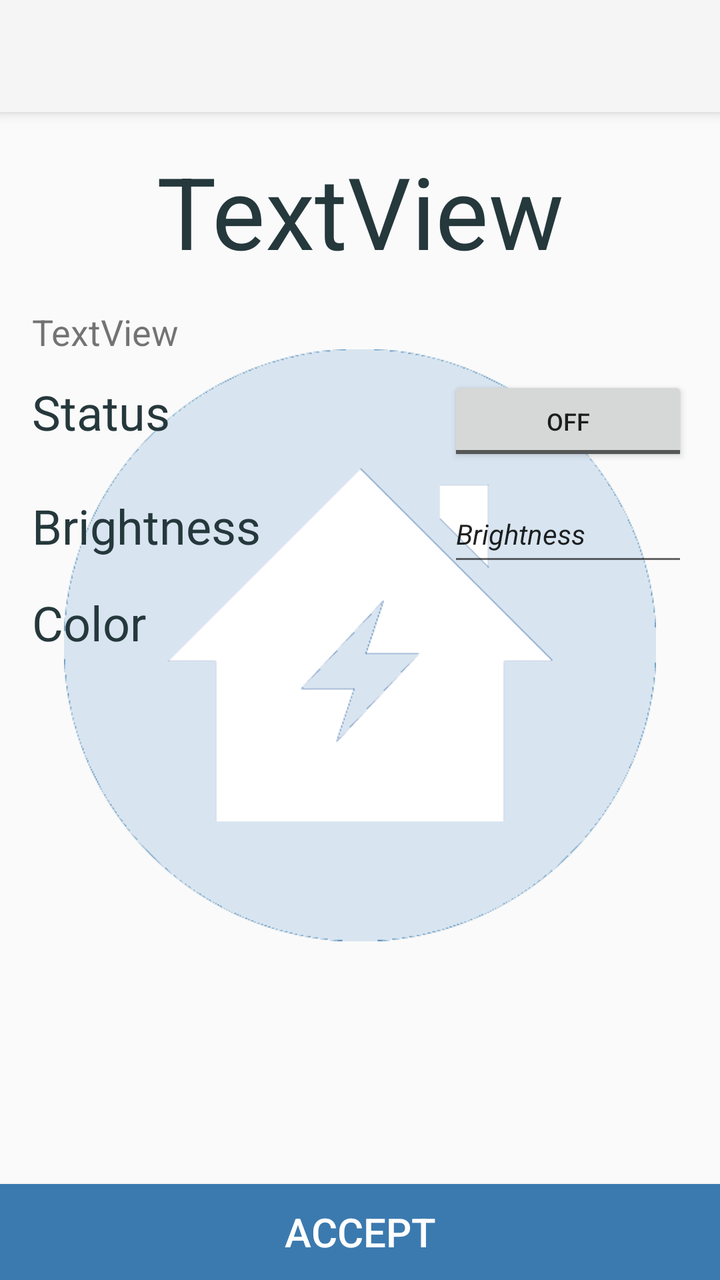
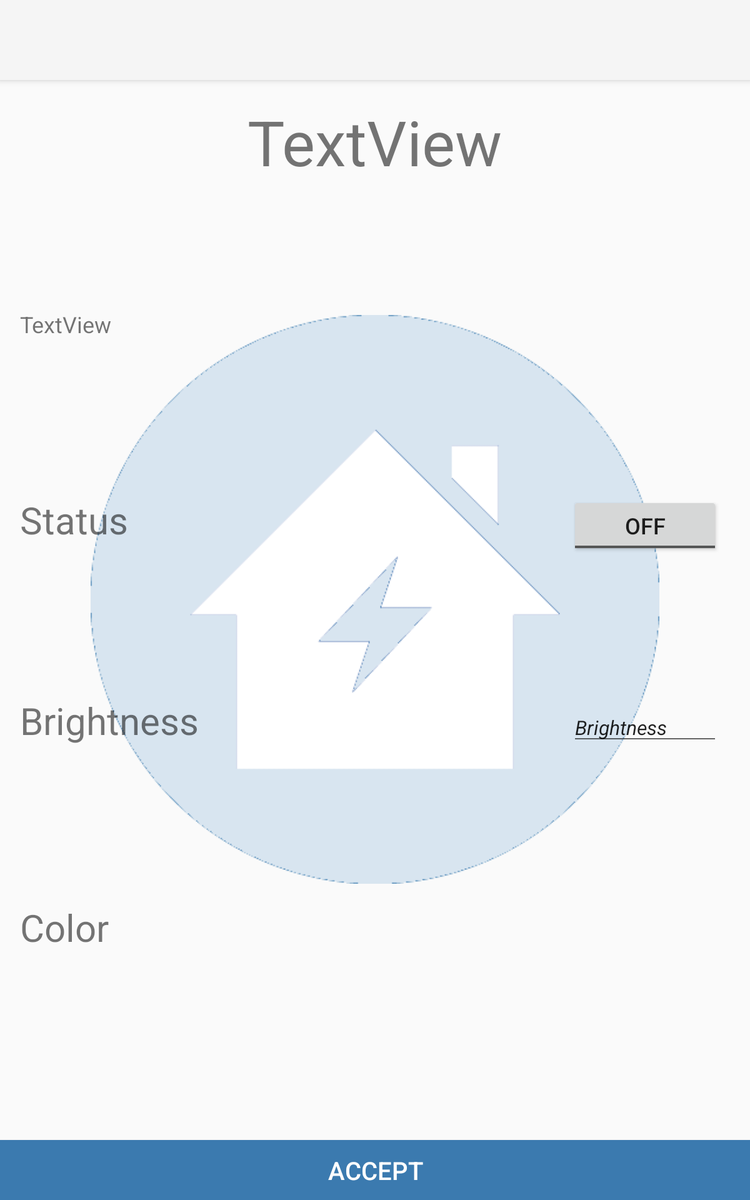

Two renders of one Android screen. The first uses the default layout on a phone; the second uses the alternative layout the repository ships for a different screen configuration, on a matching device. The two XML files are below.
<!-- AndroidManifest.xml: application theme Theme.AppCompat.Light.NoActionBar -->
<!-- res/layout/lamp.xml -->
<?xml version="1.0" encoding="utf-8"?>
<android.support.constraint.ConstraintLayout
    xmlns:android="http://schemas.android.com/apk/res/android"
    xmlns:app="http://schemas.android.com/apk/res-auto"
    xmlns:tools="http://schemas.android.com/tools"
    android:layout_width="match_parent"
    android:layout_height="match_parent">

    <android.support.v7.widget.Toolbar
        android:id="@+id/DeviceToolbar"
        android:layout_width="match_parent"
        android:layout_height="?attr/actionBarSize"
        android:background="?attr/colorPrimary"
        android:elevation="4dp"
        android:theme="@style/ThemeOverlay.AppCompat.ActionBar"
        app:popupTheme="@style/ThemeOverlay.AppCompat.Light" />

    <FrameLayout
        android:layout_width="match_parent"
        android:layout_height="455dp"
        android:layout_marginBottom="3dp"
        android:layout_marginEnd="32dp"
        android:layout_marginStart="32dp"
        android:layout_marginTop="8dp"
        app:layout_constraintBottom_toBottomOf="parent"
        app:layout_constraintEnd_toEndOf="parent"
        app:layout_constraintStart_toStartOf="parent"
        app:layout_constraintTop_toTopOf="parent">

        <ImageView
            android:id="@+id/imageView"
            android:layout_width="wrap_content"
            android:layout_height="wrap_content"
            app:srcCompat="@drawable/smart_house_logo_transparent" />
    </FrameLayout>

    <TextView
        android:id="@+id/LampTitle"
        android:layout_width="wrap_content"
        android:layout_height="wrap_content"
        android:layout_marginEnd="8dp"
        android:layout_marginStart="8dp"
        android:layout_marginTop="16dp"
        android:text="TextView"
        android:textColor="#25383C"
        android:textSize="50sp"
        app:layout_constraintEnd_toEndOf="parent"
        app:layout_constraintStart_toStartOf="parent"
        app:layout_constraintTop_toBottomOf="@+id/DeviceToolbar" />

    <TextView
        android:id="@+id/LampDescription"
        android:layout_width="wrap_content"
        android:layout_height="wrap_content"
        android:layout_marginStart="16dp"
        android:layout_marginTop="15dp"
        android:text="TextView"
        android:textSize="18sp"
        app:layout_constraintStart_toStartOf="parent"
        app:layout_constraintTop_toBottomOf="@+id/LampTitle" />

    <TextView
        android:id="@+id/textView17"
        android:layout_width="wrap_content"
        android:textColor="#25383C"
        android:layout_height="wrap_content"
        android:layout_marginLeft="16dp"
        android:text="@string/Status"
        android:textSize="24sp"
        app:layout_constraintBaseline_toBaselineOf="@+id/StatusLamp"
        app:layout_constraintLeft_toLeftOf="parent" />

    <TextView
        android:id="@+id/textView18"
        android:layout_width="wrap_content"
        android:layout_height="wrap_content"
        android:textColor="#25383C"
        android:layout_marginStart="16dp"
        android:text="@string/Brightness"
        android:textSize="24sp"
        app:layout_constraintBaseline_toBaselineOf="@+id/BrightnessLamp"
        app:layout_constraintStart_toStartOf="parent" />

    <TextView
        android:id="@+id/Color"
        android:layout_width="wrap_content"
        android:layout_height="wrap_content"
        android:layout_marginStart="16dp"
        android:textColor="#25383C"
        android:layout_marginTop="16dp"
        android:text="Color"
        android:textSize="24sp"
        app:layout_constraintStart_toStartOf="parent"
        app:layout_constraintTop_toBottomOf="@+id/textView18" />

    <Button
        android:id="@+id/AcceptLamp"
        android:layout_width="match_parent"
        android:layout_height="wrap_content"
        android:background="@color/colorAccent"
        android:onClick="acceptLamp"
        android:text="@string/Accept"
        android:textColor="@android:color/background_light"
        android:textSize="20sp"
        app:layout_constraintBottom_toBottomOf="parent"
        app:layout_constraintEnd_toEndOf="parent"
        app:layout_constraintStart_toStartOf="parent" />

    <ToggleButton
        android:id="@+id/StatusLamp"
        android:layout_width="120dp"
        android:layout_height="45dp"
        android:layout_marginEnd="16dp"
        android:layout_marginTop="10dp"
        android:text="ToggleButton"
        android:textOff="@string/Off"
        android:textOn="@string/On"
        android:textSize="12sp"
        app:layout_constraintEnd_toEndOf="parent"
        app:layout_constraintTop_toBottomOf="@+id/LampDescription" />

    <EditText
        android:id="@+id/BrightnessLamp"
        android:layout_width="120dp"
        android:layout_height="45dp"
        android:layout_marginEnd="16dp"
        android:layout_marginTop="10dp"
        android:ems="10"
        android:inputType="number"
        android:text="Brightness"
        android:textSize="14sp"
        android:textStyle="italic"
        app:layout_constraintEnd_toEndOf="parent"
        app:layout_constraintTop_toBottomOf="@+id/StatusLamp" />
</android.support.constraint.ConstraintLayout>
<!-- resources referenced by this layout -->
<resources>
  <color name="colorAccent">#3b7aaf</color>
  <!-- drawable smart_house_logo_transparent: png bitmap (drawable, 6452 bytes) -->
  <string name="Accept">Accept</string>
  <string name="Brightness">Brightness</string>
  <string name="Off">Off</string>
  <string name="On">On</string>
  <string name="Status">Status</string>
</resources>
<!-- res/layout-large/lamp.xml (the repository's variant of the layout above) -->
<!-- drawn on a 7-inch tablet held upright -->
<?xml version="1.0" encoding="utf-8"?>
<android.support.constraint.ConstraintLayout xmlns:android="http://schemas.android.com/apk/res/android"
    xmlns:app="http://schemas.android.com/apk/res-auto"
    xmlns:tools="http://schemas.android.com/tools"
    android:layout_width="match_parent"
    android:layout_height="match_parent">

    <android.support.v7.widget.Toolbar
        android:id="@+id/DeviceToolbar"
        android:layout_width="match_parent"
        android:layout_height="?attr/actionBarSize"
        android:background="?attr/colorPrimary"
        android:elevation="4dp"
        android:theme="@style/ThemeOverlay.AppCompat.ActionBar"
        app:popupTheme="@style/ThemeOverlay.AppCompat.Light" />

    <FrameLayout
        android:layout_width="484dp"
        android:layout_height="455dp"
        android:layout_marginBottom="3dp"
        android:layout_marginEnd="32dp"
        android:layout_marginStart="32dp"
        android:layout_marginTop="8dp"
        app:layout_constraintBottom_toBottomOf="parent"
        app:layout_constraintEnd_toEndOf="parent"
        app:layout_constraintStart_toStartOf="parent"
        app:layout_constraintTop_toTopOf="parent"
        app:layout_constraintVertical_bias="0.494">

        <ImageView
            android:id="@+id/imageView"
            android:layout_width="wrap_content"
            android:layout_height="wrap_content"
            app:srcCompat="@drawable/smart_house_logo_transparent" />
    </FrameLayout>

    <TextView
        android:id="@+id/LampTitle"
        android:layout_width="wrap_content"
        android:layout_height="wrap_content"
        android:layout_marginEnd="8dp"
        android:layout_marginStart="8dp"
        android:layout_marginTop="16dp"
        android:text="TextView"
        android:textSize="50sp"
        app:layout_constraintEnd_toEndOf="parent"
        app:layout_constraintStart_toStartOf="parent"
        app:layout_constraintTop_toBottomOf="@+id/DeviceToolbar" />

    <TextView
        android:id="@+id/LampDescription"
        android:layout_width="wrap_content"
        android:layout_height="wrap_content"
        android:layout_marginStart="16dp"
        android:layout_marginTop="100dp"
        android:text="TextView"
        android:textSize="18sp"
        app:layout_constraintStart_toStartOf="parent"
        app:layout_constraintTop_toBottomOf="@+id/LampTitle" />

    <TextView
        android:id="@+id/textView17"
        android:layout_width="wrap_content"
        android:layout_height="wrap_content"
        android:layout_marginLeft="16dp"
        android:text="@string/Status"
        android:textSize="30sp"
        app:layout_constraintBaseline_toBaselineOf="@+id/StatusLamp"
        app:layout_constraintLeft_toLeftOf="parent" />

    <TextView
        android:id="@+id/textView18"
        android:layout_width="wrap_content"
        android:layout_height="wrap_content"
        android:layout_marginStart="16dp"
        android:text="@string/Brightness"
        android:textSize="30sp"
        app:layout_constraintBaseline_toBaselineOf="@+id/BrightnessLamp"
        app:layout_constraintStart_toStartOf="parent" />

    <TextView
        android:id="@+id/Color"
        android:layout_width="wrap_content"
        android:layout_height="wrap_content"
        android:layout_marginStart="16dp"
        android:layout_marginTop="125dp"
        android:text="Color"
        android:textSize="30sp"
        app:layout_constraintStart_toStartOf="parent"
        app:layout_constraintTop_toBottomOf="@+id/textView18" />

    <Button
        android:id="@+id/AcceptLamp"
        android:layout_width="match_parent"
        android:layout_height="wrap_content"
        android:background="@color/colorAccent"
        android:onClick="acceptLamp"
        android:text="@string/Accept"
        android:textColor="@android:color/background_light"
        android:textSize="20sp"
        app:layout_constraintBottom_toBottomOf="parent"
        app:layout_constraintEnd_toEndOf="parent"
        app:layout_constraintStart_toStartOf="parent" />

    <ToggleButton
        android:id="@+id/StatusLamp"
        android:layout_width="120dp"
        android:layout_height="wrap_content"
        android:layout_marginEnd="24dp"
        android:layout_marginTop="125dp"
        android:text="ToggleButton"
        android:textOff="@string/Off"
        android:textOn="@string/On"
        android:textSize="18sp"
        app:layout_constraintEnd_toEndOf="parent"
        app:layout_constraintTop_toBottomOf="@+id/LampDescription" />

    <EditText
        android:id="@+id/BrightnessLamp"
        android:layout_width="120dp"
        android:layout_height="wrap_content"
        android:layout_marginEnd="24dp"
        android:layout_marginTop="125dp"
        android:ems="10"
        android:inputType="number"
        android:text="Brightness"
        android:textSize="16sp"
        android:textStyle="italic"
        app:layout_constraintEnd_toEndOf="parent"
        app:layout_constraintTop_toBottomOf="@+id/textView17" />
</android.support.constraint.ConstraintLayout>
